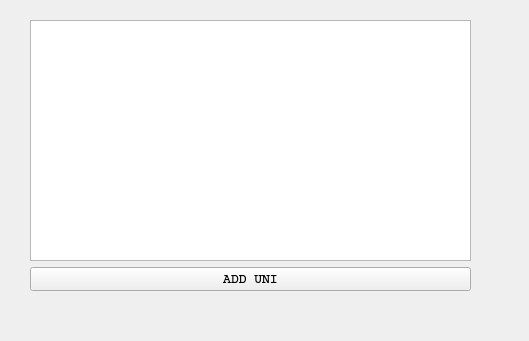
<?xml version="1.0" encoding="UTF-8"?>
<ui version="4.0">
 <class>UniversityWidget</class>
 <widget class="QWidget" name="UniversityWidget">
  <property name="geometry">
   <rect>
    <x>0</x>
    <y>0</y>
    <width>529</width>
    <height>341</height>
   </rect>
  </property>
  <property name="windowTitle">
   <string>Form</string>
  </property>
  <property name="styleSheet">
   <string notr="true">background-image: url(:/unic.jpg);</string>
  </property>
  <widget class="QWidget" name="layoutWidget">
   <property name="geometry">
    <rect>
     <x>30</x>
     <y>20</y>
     <width>441</width>
     <height>271</height>
    </rect>
   </property>
   <layout class="QVBoxLayout" name="verticalLayout">
    <item>
     <widget class="QTableWidget" name="tableWidget"/>
    </item>
    <item>
     <widget class="QSplitter" name="splitter">
      <property name="orientation">
       <enum>Qt::Horizontal</enum>
      </property>
      <widget class="QPushButton" name="addUniversity">
       <property name="font">
        <font>
         <family>Courier</family>
         <pointsize>10</pointsize>
         <weight>75</weight>
         <bold>true</bold>
        </font>
       </property>
       <property name="text">
        <string>ADD UNI</string>
       </property>
      </widget>
     </widget>
    </item>
   </layout>
  </widget>
 </widget>
 <resources/>
 <connections/>
</ui>
